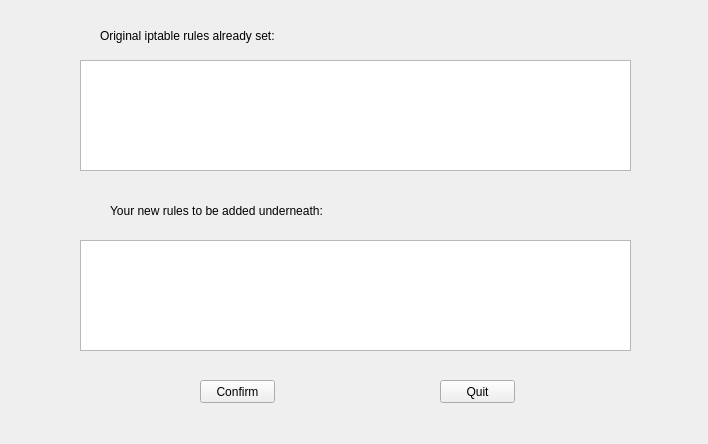
<?xml version="1.0" encoding="UTF-8"?>
<ui version="4.0">
 <class>Form</class>
 <widget class="QWidget" name="Form">
  <property name="geometry">
   <rect>
    <x>0</x>
    <y>0</y>
    <width>708</width>
    <height>444</height>
   </rect>
  </property>
  <property name="windowTitle">
   <string>Form</string>
  </property>
  <widget class="QTextBrowser" name="ruleText">
   <property name="geometry">
    <rect>
     <x>80</x>
     <y>60</y>
     <width>551</width>
     <height>111</height>
    </rect>
   </property>
   <property name="readOnly">
    <bool>true</bool>
   </property>
   <property name="overwriteMode">
    <bool>true</bool>
   </property>
  </widget>
  <widget class="QPushButton" name="ConfirmButton">
   <property name="geometry">
    <rect>
     <x>200</x>
     <y>380</y>
     <width>75</width>
     <height>23</height>
    </rect>
   </property>
   <property name="text">
    <string>Confirm</string>
   </property>
  </widget>
  <widget class="QPushButton" name="quitButton">
   <property name="geometry">
    <rect>
     <x>440</x>
     <y>380</y>
     <width>75</width>
     <height>23</height>
    </rect>
   </property>
   <property name="text">
    <string>Quit</string>
   </property>
  </widget>
  <widget class="QTextBrowser" name="ruleText2">
   <property name="geometry">
    <rect>
     <x>80</x>
     <y>240</y>
     <width>551</width>
     <height>111</height>
    </rect>
   </property>
   <property name="readOnly">
    <bool>false</bool>
   </property>
  </widget>
  <widget class="QLabel" name="label">
   <property name="geometry">
    <rect>
     <x>100</x>
     <y>20</y>
     <width>331</width>
     <height>31</height>
    </rect>
   </property>
   <property name="text">
    <string>Original iptable rules already set:</string>
   </property>
  </widget>
  <widget class="QLabel" name="label_2">
   <property name="geometry">
    <rect>
     <x>110</x>
     <y>200</y>
     <width>351</width>
     <height>21</height>
    </rect>
   </property>
   <property name="text">
    <string>Your new rules to be added underneath:</string>
   </property>
  </widget>
 </widget>
 <resources/>
 <connections/>
</ui>
